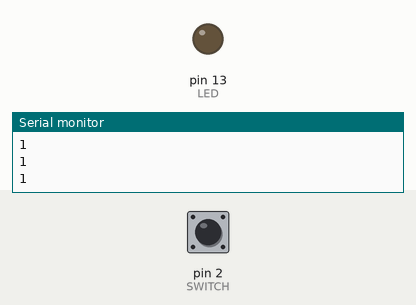
This sketch was run on a simulated Arduino Uno, built with avr-gcc and run on an emulated ATmega328P. On the bench: output pins drawn as LEDs (lit = HIGH), the last lines printed to the serial monitor. Inputs (shaded band) come from the test bench; at power-on: pin 2 (SWITCH) HIGH.

Above: at 1.2 s.
1.3 s: pin 2 (SWITCH) pulled LOW for 0.15 s
At 1.4 s:
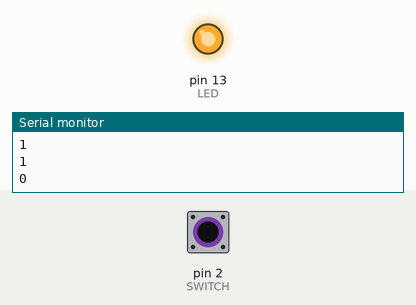
3.0 s: pin 2 (SWITCH) pulled LOW for 3.2 s
At 6.9 s:
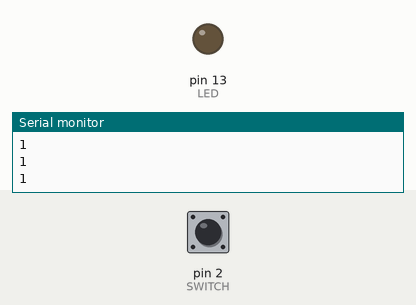
Timing chart, 0 to 8.4 s (numbered marks = the images above; inputs shaded):
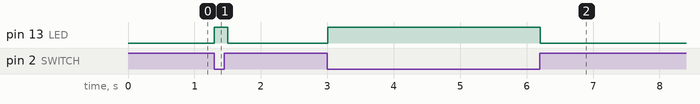

The sketch:

Switch.ino
```cpp
/*
  Switch

  スイッチ押してる間LEDが点灯する
 */

#define SWITCH  2
#define LED    13
#define INTERRUPT 0

volatile int state = LOW;

void setup() {
  pinMode(SWITCH, INPUT);
//  attachInterrupt(INTERRUPT, interrupt, LOW);

  pinMode(LED, OUTPUT);
  digitalWrite(LED, LOW);

  Serial.begin(9600);      // シリアルに9600bpsで出力設定
  Serial.println("start"); // デバッグ出力
}

void loop() {
  state = digitalRead(SWITCH);
  Serial.println(state);

  polling();

  delay(100);
}

// ポーリング
void polling() {
  if ( state == LOW ) {
    digitalWrite(LED, HIGH);
  } else {
    digitalWrite(LED, LOW);
  }
}

// 割り込みルーチン
void interrupt() {
  digitalWrite(LED, HIGH);
  delayMicroseconds(10000);
  digitalWrite(LED, LOW);
}
```

Measured:
- after the input at 1.3 s, pin 13 (LED): LOW → HIGH at once, → LOW 0.20 s later
- after the input at 3.0 s, pin 13 (LED): LOW → HIGH at once, → LOW 3.2 s later
